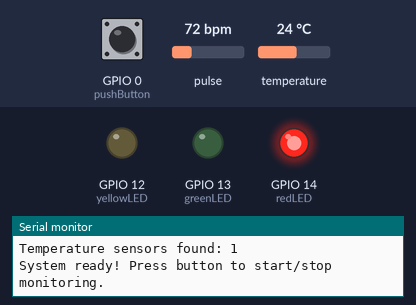
Simulated run of this sketch. Board: ESP8266 (NodeMCU). On the bench: output pins drawn as LEDs (lit = HIGH), the last lines printed to the serial monitor. The test bench sets the inputs (shaded band); at power-on: GPIO 0 (pushButton) HIGH, pulse 72 bpm, temperature 24 °C. WiFi joins after 1.5 s; servers stay silent unless stated.

Above: at 3.4 s.
3.5 s: GPIO 0 (pushButton) pulled LOW for 0.15 s
At 4.33 s:
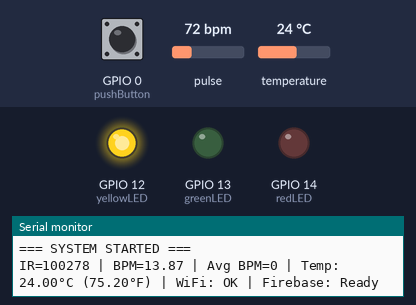
At 5.2 s:
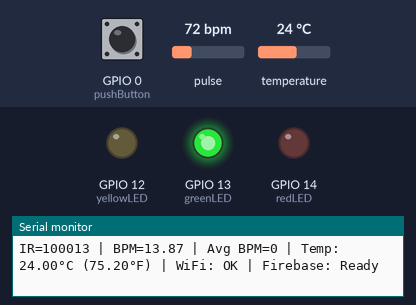
Timing chart, 0 to 6.7 s (numbered marks = the images above; inputs shaded):
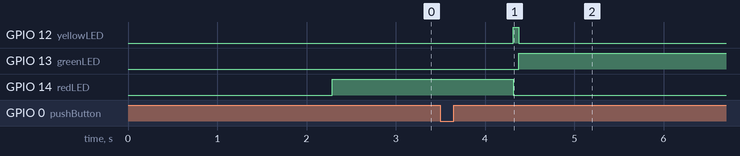

Measured:
- after the input at 3.5 s, GPIO 12 (yellowLED): LOW → HIGH after 0.82 s, → LOW 0.06 s later; GPIO 13 (greenLED): LOW → HIGH after 0.88 s; GPIO 14 (redLED): HIGH → LOW after 0.82 s

The sketch:

Esp_Firebase_Temp_Heartrate.ino
```cpp
#include <Wire.h>
#include "MAX30105.h"
#include "heartRate.h"
#include <OneWire.h>
#include <DallasTemperature.h>
#include <ESP8266WiFi.h>
#include <Firebase_ESP_Client.h>
#include <addons/TokenHelper.h>
#include <addons/RTDBHelper.h>

// WiFi credentials
#define WIFI_SSID "Starlite Network"
#define WIFI_PASSWORD "Starlite7"

// Firebase configuration
#define API_KEY "AIzaSyDTywgeZrMMIVMXnj-I_34jGslmnD-brsI"
#define DATABASE_URL "https://patient-health-app-a48bc-default-rtdb.firebaseio.com/"
#define USER_EMAIL "balasco235@gmail.com"
#define USER_PASSWORD "S0l0w33zy"

// DS18B20 Configuration
const int oneWireBus = 2; // GPIO2 (D4)
OneWire oneWire(oneWireBus);
DallasTemperature tempSensor(&oneWire);

// MAX30102 Configuration
MAX30105 heartSensor;
const byte RATE_SIZE = 4;
byte rates[RATE_SIZE];
byte rateSpot = 0;
long lastBeat = 0;
float beatsPerMinute;
int beatAvg;

// Temperature storage
float currentTempC = 0;
float currentTempF = 0;
bool tempValid = false;

// Firebase objects
FirebaseData fbdo;
FirebaseAuth auth;
FirebaseConfig config;

// Upload timing
unsigned long lastUpload = 0;
const unsigned long uploadInterval = 30000;
bool firebaseReady = false;

// LED and Button Configuration
const int redLED = 14;
const int yellowLED = 12;
const int greenLED = 13;
const int pushButton = 0;

bool systemActive = false;
bool lastButtonState = LOW;
bool currentButtonState = LOW;
unsigned long lastDebounceTime = 0;
unsigned long debounceDelay = 50;

bool heartSensorWorking = false;
bool tempSensorWorking = false;
unsigned long lastHeartReading = 0;
unsigned long lastTempReading = 0;
const unsigned long sensorTimeout = 10000;

void setup() {
  Serial.begin(115200);
  Serial.println("\nESP8266 Dual Sensor with Firebase Initialization");

  pinMode(redLED, OUTPUT);
  pinMode(yellowLED, OUTPUT);
  pinMode(greenLED, OUTPUT);
  pinMode(pushButton, INPUT_PULLUP);

  WiFi.mode(WIFI_STA);
  WiFi.begin(WIFI_SSID, WIFI_PASSWORD);
  Serial.print("Connecting to WiFi");

  unsigned long wifiTimeout = millis();
  while (WiFi.status() != WL_CONNECTED && millis() - wifiTimeout < 20000) {
    delay(500);
    Serial.print(".");
    yield();
  }

  if (WiFi.status() == WL_CONNECTED) {
    Serial.println();
    Serial.print("Connected! IP: ");
    Serial.println(WiFi.localIP());
  } else {
    Serial.println("\nWiFi connection failed!");
  }

  if (WiFi.status() == WL_CONNECTED) {
    Serial.println("Initializing Firebase...");
    config.api_key = API_KEY;
    config.database_url = DATABASE_URL;
    auth.user.email = USER_EMAIL;
    auth.user.password = USER_PASSWORD;
    config.token_status_callback = tokenStatusCallback;
    config.time_zone = 0; // UTC

    fbdo.setResponseSize(4096);
    Firebase.begin(&config, &auth);
    Firebase.reconnectWiFi(true);
    Firebase.RTDB.setReadTimeout(&fbdo, 1000 * 60);
    Firebase.RTDB.setwriteSizeLimit(&fbdo, "small");

    // Wait for Firebase to be ready
    Serial.println("Waiting for Firebase to be ready...");
    unsigned long start = millis();
    while (!Firebase.ready() && millis() - start < 15000) {
      delay(100);
      yield();
    }

    firebaseReady = Firebase.ready();
    if (firebaseReady) {
      Serial.println("Firebase is ready.");
    } else {
      Serial.println("Firebase failed to initialize.");
    }
  }

  tempSensor.begin();
  Serial.print("Temperature sensors found: ");
  Serial.println(tempSensor.getDeviceCount());

  if (!heartSensor.begin(Wire, I2C_SPEED_FAST)) {
    Serial.println("MAX30102 not found. Please check wiring/power.");
    while (1) {
      digitalWrite(redLED, HIGH);
      delay(500);
      digitalWrite(redLED, LOW);
      delay(500);
      yield();
    }
  }

  heartSensor.setup();
  heartSensor.setPulseAmplitudeRed(0x0A);
  heartSensor.setPulseAmplitudeGreen(0);
  readTemperature();
  updateLEDStatus();
  Serial.println("System ready! Press button to start/stop monitoring.");
}

void loop() {
  yield();
  handleButton();

  if (systemActive) {
    static unsigned long lastTempRead = 0;
    if (millis() - lastTempRead >= 5000) {
      lastTempRead = millis();
      readTemperature();
    }

    processHeartSensor();
    updateLEDStatus();

    if (WiFi.status() == WL_CONNECTED) {
      firebaseReady = Firebase.ready();
      if (millis() - lastUpload >= uploadInterval && firebaseReady) {
        uploadToFirebase();
        lastUpload = millis();
      }
    } else {
      firebaseReady = false;
    }
  } else {
    digitalWrite(redLED, HIGH);
    digitalWrite(yellowLED, LOW);
    digitalWrite(greenLED, LOW);
  }

  static unsigned long lastReconnectAttempt = 0;
  if (WiFi.status() != WL_CONNECTED && millis() - lastReconnectAttempt >= 30000) {
    Serial.println("Attempting WiFi reconnection...");
    WiFi.reconnect();
    lastReconnectAttempt = millis();
  }
}

void handleButton() {
  int reading = digitalRead(pushButton);

  if (reading != lastButtonState) {
    lastDebounceTime = millis();
  }

  if ((millis() - lastDebounceTime) > debounceDelay) {
    if (reading != currentButtonState) {
      currentButtonState = reading;
      if (currentButtonState == LOW) {
        systemActive = !systemActive;

        if (systemActive) {
          Serial.println("=== SYSTEM STARTED ===");
          heartSensorWorking = false;
          tempSensorWorking = false;
          lastHeartReading = 0;
          lastTempReading = 0;
          readTemperature();
          updateLEDStatus();
        } else {
          Serial.println("=== SYSTEM STOPPED ===");
          digitalWrite(redLED, HIGH);
          digitalWrite(yellowLED, LOW);
          digitalWrite(greenLED, LOW);
        }
      }
    }
  }

  lastButtonState = reading;
}

void processHeartSensor() {
  long irValue = heartSensor.getIR();

  if (irValue > 50000) {
    heartSensorWorking = true;
    lastHeartReading = millis();
  } else if (millis() - lastHeartReading > sensorTimeout) {
    heartSensorWorking = false;
  }

  if (checkForBeat(irValue)) {
    long delta = millis() - lastBeat;
    lastBeat = millis();
    beatsPerMinute = 60 / (delta / 1000.0);

    if (beatsPerMinute < 255 && beatsPerMinute > 20) {
      rates[rateSpot++] = (byte)beatsPerMinute;
      rateSpot %= RATE_SIZE;
      beatAvg = 0;
      for (byte x = 0; x < RATE_SIZE; x++)
        beatAvg += rates[x];
      beatAvg /= RATE_SIZE;
    }
  }

  Serial.print("IR="); Serial.print(irValue);
  if (irValue < 50000) Serial.print(" | No finger");
  else {
    Serial.print(" | BPM="); Serial.print(beatsPerMinute);
    Serial.print(" | Avg BPM="); Serial.print(beatAvg);
  }
  if (tempValid) {
    Serial.print(" | Temp: "); Serial.print(currentTempC);
    Serial.print("°C ("); Serial.print(currentTempF); Serial.print("°F)");
  } else Serial.print(" | Temp: Error");
  Serial.print(" | WiFi: "); Serial.print(WiFi.status() == WL_CONNECTED ? "OK" : "Failed");
  Serial.print(" | Firebase: "); Serial.print(firebaseReady ? "Ready" : "Not Ready");
  Serial.println();
  delay(50);
}

void readTemperature() {
  tempSensor.requestTemperatures();
  currentTempC = tempSensor.getTempCByIndex(0);
  if (currentTempC == DEVICE_DISCONNECTED_C) {
    tempValid = false;
    if (millis() - lastTempReading > sensorTimeout)
      tempSensorWorking = false;
  } else {
    tempValid = true;
    tempSensorWorking = true;
    lastTempReading = millis();
    currentTempF = DallasTemperature::toFahrenheit(currentTempC);
  }
}

void updateLEDStatus() {
  if (!systemActive) return;
  if (heartSensorWorking && tempSensorWorking) {
    digitalWrite(redLED, LOW);
    digitalWrite(yellowLED, LOW);
    digitalWrite(greenLED, HIGH);
  } else {
    digitalWrite(redLED, LOW);
    digitalWrite(yellowLED, HIGH);
    digitalWrite(greenLED, LOW);
  }
}

void uploadToFirebase() {
  if (!firebaseReady) {
    Serial.println("Firebase not ready for upload");
    return;
  }

  Serial.println("Uploading to Firebase...");
  unsigned long timestamp = millis();
  String timestampStr = String(timestamp);

  FirebaseJson json;
  json.set("timestamp", timestamp);
  json.set("temperature_celsius", currentTempC);
  json.set("temperature_fahrenheit", currentTempF);
  json.set("heart_rate_bpm", beatsPerMinute);
  json.set("heart_rate_avg", beatAvg);
  json.set("temp_valid", tempValid);
  json.set("wifi_rssi", WiFi.RSSI());

  String path = "sensor_data/" + timestampStr;

  if (Firebase.RTDB.setJSON(&fbdo, path.c_str(), &json)) {
    Serial.println("\u2713 Data uploaded to Firebase successfully");
    Serial.print("Path: "); Serial.println(path);
  } else {
    Serial.println("\u2717 Firebase upload failed");
    Serial.print("Reason: "); Serial.println(fbdo.errorReason());
  }

  if (Firebase.RTDB.setJSON(&fbdo, "current_readings", &json)) {
    Serial.println("\u2713 Current readings updated");
  } else {
    Serial.println("\u2717 Current readings update failed");
  }

  yield();
}
```
